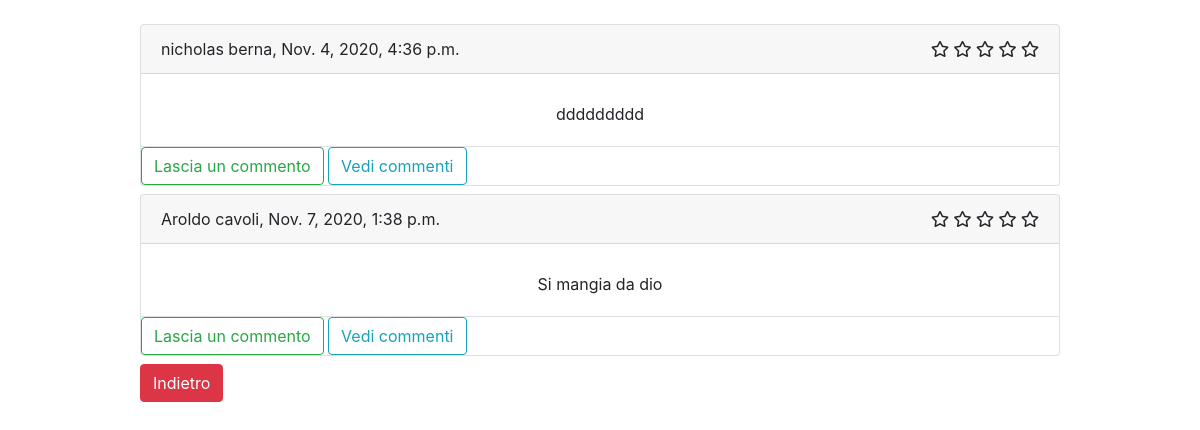
The app's page /users/reviews/ (signed in) with its own data.
### users/models.py (models this page shows, shortened)
class Review(models.Model):
    CHOICES = (
        (1, 'Una stella'),
        (2, 'Due stelle'),
        (3, 'Tre stelle'),
        (4, 'Quattro stelle'),
        (5, 'Cinque stelle'),
    )
    user = models.OneToOneField(User, on_delete=models.CASCADE, unique=True, related_name='review')
    rating = models.IntegerField(choices=CHOICES, default=3)
    comment = models.CharField(max_length=100, blank=True, null=True)
    date = models.DateTimeField(auto_now=True)

class User(AbstractBaseUser, PermissionsMixin):
    email = models.EmailField(max_length=60, unique=True, verbose_name='Email:')
    first_name = models.CharField(max_length=60, verbose_name='Nome:')
    last_name = models.CharField(max_length=60, verbose_name='Cognome:')
    region = models.CharField(max_length=35, verbose_name='Regione:')
    province = models.CharField(max_length=30, verbose_name='Provincia:')
    cap = models.CharField(max_length=5, verbose_name='CAP:')
    city = models.CharField(max_length=50, verbose_name='Città:')
    via = models.CharField(max_length=50, verbose_name='Via:')
    house_number = models.CharField(max_length=10, verbose_name='Numero civico:')
    piano = models.CharField(max_length=30, blank=True, verbose_name='Piano:')
    note = models.TextField(blank=True, verbose_name='Note:', null=True)
    tel_regex = RegexValidator(regex=r'^\+?1?\d{10,10}$', message=('Numero di telefono errato!'))
    tel = models.CharField(validators=[tel_regex], max_length=10, verbose_name='Telefono:')
    is_admin = models.BooleanField(default=False)
    is_active = models.BooleanField(default=True)
    is_staff = models.BooleanField(default=False)
    is_restaurateur = models.BooleanField(default=False)
    USERNAME_FIELD = 'email'
    REQUIRED_FIELDS = ['first_name', 'last_name']
    objects = CustomUser()
    class Meta:
        verbose_name = _('Restaurant user')
        verbose_name_plural = _('Restaurant users')

### users/views.py (the view)
# urls.py: path('reviews/', review_list, name='review-list'),
def review_list(request):
    return render(request, 'users/user_review.html', {'reviews': Review.objects.all().order_by('date')})

### users/templates/users/user_review.html (shortened to what this page needs)
{% extends 'base.html' %}
{% load crispy_forms_tags %}
{% block content %}
    <div class="row">
        <div class="col"></div>
        <div class="col-10">
                <div id="contenuto">
                    {% for review in reviews %}
                        <div class="card mt-2">
                        <div class="card-header">
                            <div class="d-flex justify-content-between">
                            <div>
                                        {{ review.user.first_name }} {{ review.user.last_name }}, {{ review.date }}
                            </div>
                                <div>
                                        {% for i in '12345'|make_list %}
                                            {% if forloop.counter <=  review.rating %}
                                                <i class="far fa-star"></i>
                                            {% endif %}
                                        {% endfor %}
                                    </div>
                            </div>
                        </div>
                            <div class="card-body mt-2">
                                <div class="d-flex justify-content-center">
                                    {{ review.comment }}
                                </div>
                            </div>
                        <footer class="border-top">
                            {% if user.is_authenticated %}
                                <a href="{% url 'users:comment-create' review.pk %}" class="btn btn-outline-success">Lascia un commento</a>
                                <a href="{% url 'users:comment-list' review.pk %}" class="btn btn-outline-info">Vedi commenti</a>
                            {% endif %}
                        </footer>
                        </div>
                    {% endfor %}
                </div>
            <button type="button" class="btn btn-danger mt-2" onclick="location.href='../../'"
                id="cancel-button">Indietro</button>
        </div>
         <div class="col"></div>
    </div>
{% endblock %}

### records on screen
Review: user.first_name "nicholas", user.last_name "berna", date "Nov. 4, 2020, 4:36 p.m.", rating 5 (drawn), comment "ddddddddd"
Review: user.first_name "Aroldo", user.last_name "cavoli", date "Nov. 7, 2020, 1:38 p.m.", rating 5 (drawn), comment "Si mangia da dio"
